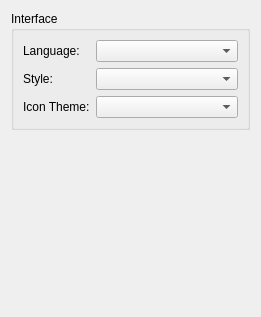
<?xml version="1.0" encoding="UTF-8"?>
<ui version="4.0">
 <class>GeneralConfigWidget</class>
 <widget class="QWidget" name="GeneralConfigWidget">
  <property name="geometry">
   <rect>
    <x>0</x>
    <y>0</y>
    <width>261</width>
    <height>317</height>
   </rect>
  </property>
  <layout class="QGridLayout" name="gridLayout_3">
   <item row="0" column="0">
    <widget class="QGroupBox" name="interfaceGroupBox">
     <property name="title">
      <string>Interface</string>
     </property>
     <layout class="QGridLayout" name="gridLayout_2">
      <item row="0" column="0">
       <layout class="QFormLayout" name="formLayout_2">
        <item row="0" column="0">
         <widget class="QLabel" name="languageLabel">
          <property name="text">
           <string>Language:</string>
          </property>
         </widget>
        </item>
        <item row="0" column="1">
         <widget class="QComboBox" name="languageComboBox">
          <property name="sizePolicy">
           <sizepolicy hsizetype="Expanding" vsizetype="Fixed">
            <horstretch>0</horstretch>
            <verstretch>0</verstretch>
           </sizepolicy>
          </property>
         </widget>
        </item>
        <item row="1" column="0">
         <widget class="QLabel" name="styleLabel">
          <property name="text">
           <string>Style:</string>
          </property>
         </widget>
        </item>
        <item row="1" column="1">
         <widget class="QComboBox" name="styleComboBox">
          <property name="sizePolicy">
           <sizepolicy hsizetype="Expanding" vsizetype="Fixed">
            <horstretch>0</horstretch>
            <verstretch>0</verstretch>
           </sizepolicy>
          </property>
         </widget>
        </item>
        <item row="2" column="0">
         <widget class="QLabel" name="iconThemelLabel">
          <property name="text">
           <string>Icon Theme:</string>
          </property>
         </widget>
        </item>
        <item row="2" column="1">
         <widget class="QComboBox" name="iconThemeComboBox">
          <property name="sizePolicy">
           <sizepolicy hsizetype="Expanding" vsizetype="Fixed">
            <horstretch>0</horstretch>
            <verstretch>0</verstretch>
           </sizepolicy>
          </property>
         </widget>
        </item>
       </layout>
      </item>
     </layout>
    </widget>
   </item>
   <item row="1" column="0">
    <spacer name="verticalSpacer">
     <property name="orientation">
      <enum>Qt::Vertical</enum>
     </property>
     <property name="sizeHint" stdset="0">
      <size>
       <width>20</width>
       <height>117</height>
      </size>
     </property>
    </spacer>
   </item>
  </layout>
 </widget>
 <resources/>
 <connections/>
</ui>
